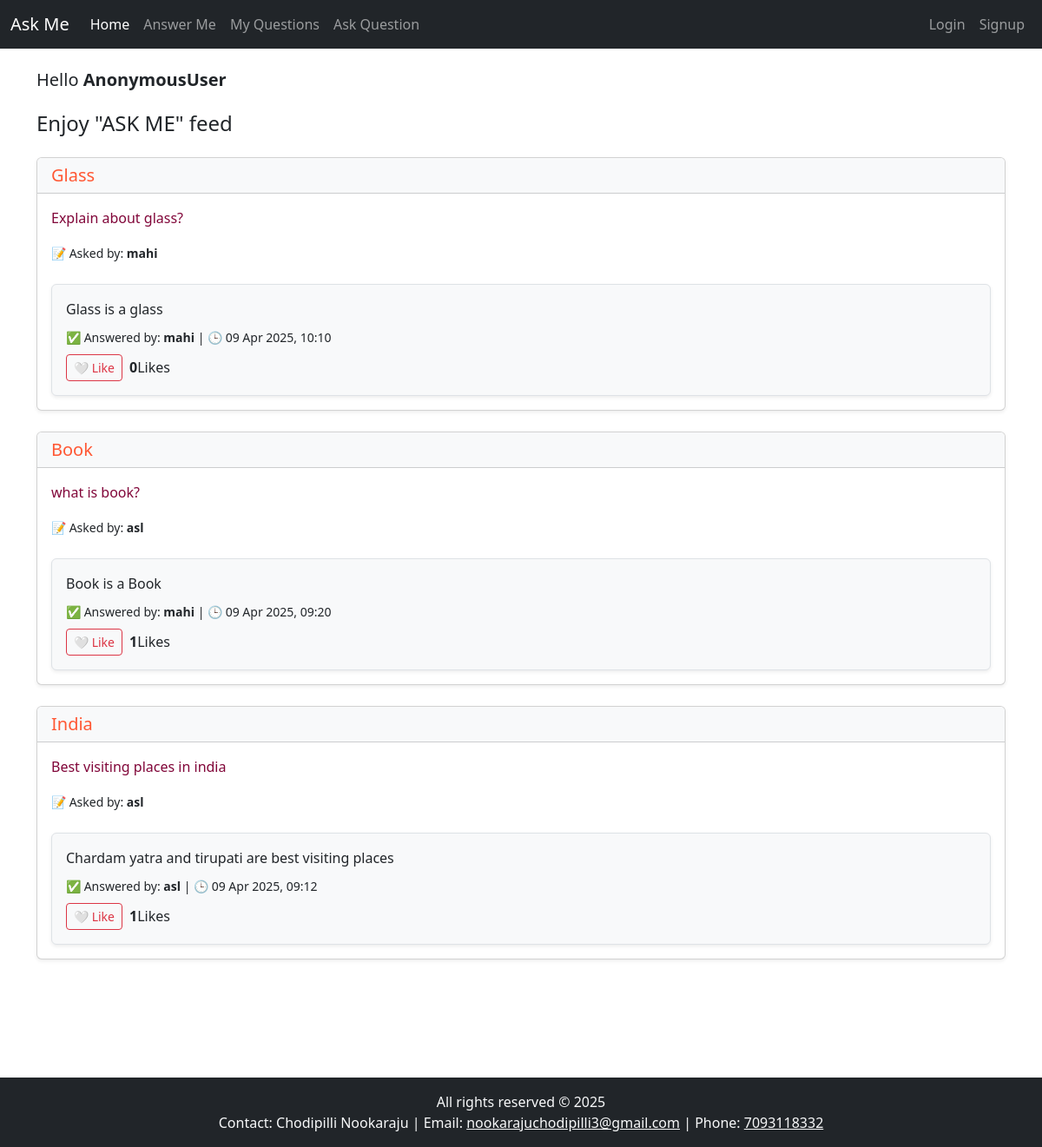
The page / on the database its author committed.
### askme/models.py (models this page shows, shortened)
class Question(models.Model):
    title = models.CharField(max_length=255)
    description = models.TextField(blank=True)
    asked_by = models.ForeignKey(User, on_delete=models.CASCADE, related_name='questions')
    created_at = models.DateTimeField(auto_now_add=True)

class Answer(models.Model):
    question = models.ForeignKey(Question, on_delete=models.CASCADE, related_name='answers')
    answered_by = models.ForeignKey(User, on_delete=models.CASCADE, related_name='answers')
    content = models.TextField()
    likes = models.ManyToManyField(User, related_name='liked_answer', blank=True)
    created_at = models.DateTimeField(auto_now_add=True)

### askme/views.py (the view)
# urls.py: path('', home, name='home'),
def home(request):
    questions = Question.objects.filter(answers__isnull=False).distinct().order_by('-created_at')
    return render(request, 'home.html', {'questions': questions})

### templates/home.html (shortened to what this page needs)
{% extends 'index.html' %}
{% block content %}
<h5 class="my-4">Hello <strong>{{ request.user }}</strong></h5>
<h4 class="mb-4">Enjoy "ASK ME" feed</h4>
{% for question in questions %}
  <div class="card shadow-sm mb-4 border-20">
    <div class="card-header bg-light text-dark">
      <h5 class="mb-0" style="color: #FF5733;"> {{ question.title }}</h5>
    </div>
    <div class="card-body">
      <p style="color:rgb(129, 6, 57);">{{ question.description }}</p>
      <p><small>📝 Asked by: <strong>{{ question.asked_by.username }}</strong></small></p>
      {% for answer in question.answers.all %}
        <div class="mt-4 p-3 border rounded bg-light shadow-sm" id="answer-{{ answer.id }}">
          <p class="mb-2 answer-content" style="max-height: 100px; overflow: hidden;" id="content-{{ answer.id }}">
            {{ answer.content }}
          </p>
          <p class="mb-2 mt-2">
            <small>
              ✅ Answered by: <strong>{{ answer.answered_by.username }}</strong> |
              🕒 {{ answer.created_at|date:"d M Y, H:i" }}
            </small>
          </p>
          <div class="d-flex align-items-center">
            <button class="btn btn-sm btn-outline-danger me-2 like-btn" data-id="{{ answer.id }}">
              {% if request.user in answer.likes.all %}
              ❤️ Unlike
              {% else %}
              🤍 Like
              {% endif %}
            </button>
            <span id="like-count-{{ answer.id }}"><strong>{{ answer.likes.count }}</strong></span> Likes
          </div>
        </div>
      {% endfor %}
    </div>
  </div>
{% empty %}
  <div class="alert alert-info mt-4">No answered questions yet.</div>
{% endfor %}
{% endblock %}

### templates/index.html (shortened to what this page needs)
<!DOCTYPE html>
<html lang="en">
<head>
    <link rel="stylesheet" href="https://cdn.jsdelivr.net/npm/bootstrap@5.3.0/dist/css/bootstrap.min.css">
</head>
<body>
<nav class="navbar navbar-expand-lg navbar-dark bg-dark fixed-top">
  <div class="container-fluid">
    <a class="navbar-brand" href="/">Ask Me</a>
    <div class="collapse navbar-collapse" id="navbarNav">
      <ul class="navbar-nav me-auto mb-2 mb-lg-0">
        <li class="nav-item">
            <a class="nav-link {% if request.path == '/' %}active{% endif %}" href="/">Home</a>
          </li>
          <li class="nav-item">
            <a class="nav-link {% if request.path == '/answer_me/' %}active{% endif %}" href="/answer_me/">Answer Me</a>
          </li>
          <li class="nav-item">
            <a class="nav-link {% if request.path == '/my_questions/' %}active{% endif %}" href="/my_questions/">My Questions</a>
          </li>
          <li class="nav-item">
            <a class="nav-link {% if request.path == '/ask/' %}active{% endif %}" href="/ask/">Ask Question</a>
          </li>
      </ul>
      <ul class="navbar-nav">
        {% if user.is_authenticated %}
        <li class="nav-item"><a class="nav-link  text-white" href="/profile/">Hi, {{request.user}}</a></li>
        {% else %}
        <li class="nav-item"><a class="nav-link" href="/login/">Login</a></li>
        <li class="nav-item"><a class="nav-link" href="/register/">Signup</a></li>
        {% endif %}
      </ul>
    </div>
  </div>
</nav>
<div class="container" style="margin-top: 80px;">
    {% block content %}
    {% endblock %}
</div>
<footer class="bg-dark text-light text-center py-3 fixed-bottom">
    <div class="container">
        <p class="mb-0">All rights reserved © 2025</p>
        <p class="mb-0">
            Contact: Chodipilli Nookaraju |
            Email: <a href="https://gmail.com" target="_blank" class="text-light">nookarajuchodipilli3@gmail.com</a> |
            Phone: <a href="tel:+917093118332" class="text-light">7093118332</a>
        </p>
    </div>
</footer>
</body>
</html>

### rows shown on the page
Question: title "Glass", description "Explain about glass?", asked_by.username "mahi"
Answer: content "Glass is a glass", answered_by.username "mahi", created_at "09 Apr 2025, 10:10", shows "🤍 Like", likes.count "0"
Question: title "Book", description "what is book?", asked_by.username "asl"
Answer: content "Book is a Book", answered_by.username "mahi", created_at "09 Apr 2025, 09:20", shows "🤍 Like", likes.count "1"
Question: title "India", description "Best visiting places in india", asked_by.username "asl"
Answer: content "Chardam yatra and tirupati are best visiting places", answered_by.username "asl", created_at "09 Apr 2025, 09:12", shows "🤍 Like", likes.count "1"

### other values the page prints
{{ request.user }} "AnonymousUser"
